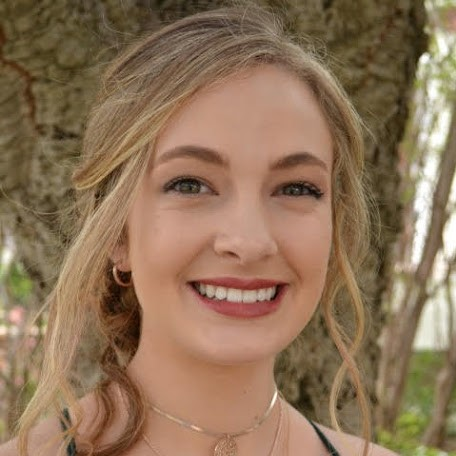
#> input picture minette.jpg, 456 x 456 px
$ jupyter execute face_eye_mouth_detection.ipynb
#> lines starting #> are read from the running program, lines starting #| are printed output that depends on the picture; after the words box and inside, x2 and y2 are one past the last pixel; in counts of white or black regions, pixels touching at a corner belong together
# Use openCV to identify facial features.
1. Identify the eyes, mouth and face from an image.
2. Detect the iris color, lip color and skin color
3. Use openai to determine color season from image.

Import opencv library.

[cell 1]
import cv2

Create face, eye and mouth classifiers that are pre-trained.

[cell 2]
face_classifier = cv2.CascadeClassifier(cv2.data.haarcascades + 'haarcascade_frontalface_default.xml')
eye_classifier = cv2.CascadeClassifier(cv2.data.haarcascades + 'haarcascade_eye.xml')
mouth_classifier = cv2.CascadeClassifier(cv2.data.haarcascades + 'haarcascade_smile.xml')

Apply the classifiers to the test images to extract the rectangular regions of the features.

[cell 3]
test_image = cv2.imread("minette.jpg")
#> test_image is the input picture: shape (456, 456, 3); mean B, G, R 87.6, 114.8, 142.5
gray_image = cv2.cvtColor(test_image, cv2.COLOR_BGR2GRAY)
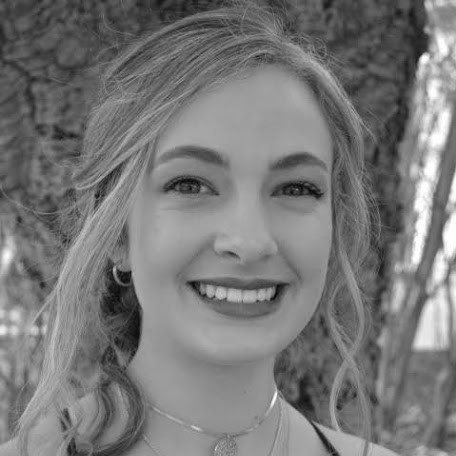
#> gray_image: shape (456, 456); min 7, max 255, mean 120

faces = face_classifier.detectMultiScale(test_image, 1.8, 4)
#> faces = [[114, 90, 252, 252]]
for (x,y,w,h) in faces:
    cv2.rectangle(test_image, (x,y), (w+x,h+y), (0,0,225), 2)
    roi_gray = gray_image[y:y+h, x:x+w]
    roi_color = test_image[y:y+h, x:x+w]
#> this loop made 1 pass
#> pass 1, `roi_gray = gray_image[y:y+h, x:x+w]`:
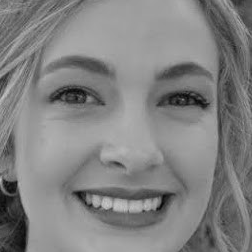
#> roi_gray: shape (252, 252); min 7, max 204, mean 129.6
#> pass 1, `roi_color = test_image[y:y+h, x:x+w]`:
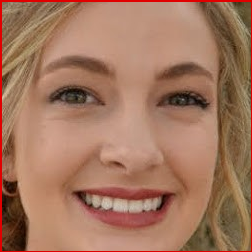
#> roi_color: shape (252, 252, 3); mean B, G, R 93.8, 117.6, 163
#> after the loop:
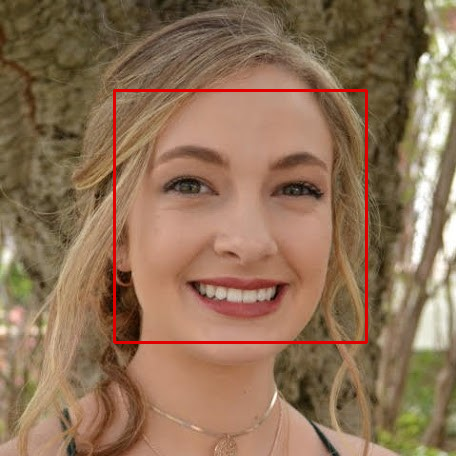
#> test_image: shape (456, 456, 3); 1.45% of pixels changed, all inside (x1, y1, x2, y2) = (113, 89, 368, 344)

eyes = eye_classifier.detectMultiScale(gray_image, 1.3, 8)
#> eyes = [[155, 154, 66, 66], [262, 159, 63, 63]]
for (x,y,w,h) in eyes:
    cv2.rectangle(test_image, (x,y), (w+x,h+y), (0,0,225), 2)
#> this loop made 2 passes
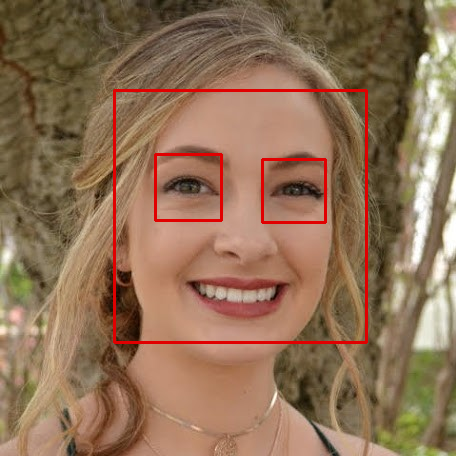
#> test_image: shape (456, 456, 3); 0.74% of pixels changed, all inside (x1, y1, x2, y2) = (154, 153, 327, 224)

mouth = mouth_classifier.detectMultiScale(gray_image, 1.8, 28)
#> mouth = [[181, 266, 117, 58]]
for (x,y,w,h) in mouth:
    cv2.rectangle(test_image, (x,y), (w+x,h+y), (0,0,225), 2)
#> this loop made 1 pass
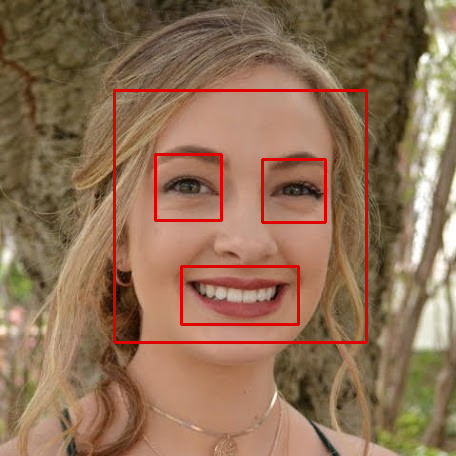
#> test_image: shape (456, 456, 3); 0.5% of pixels changed, all inside (x1, y1, x2, y2) = (180, 265, 300, 326)

cv2.imshow("Test Image", test_image)
cv2.imwrite("Final output.png", test_image)
#> Out = True
